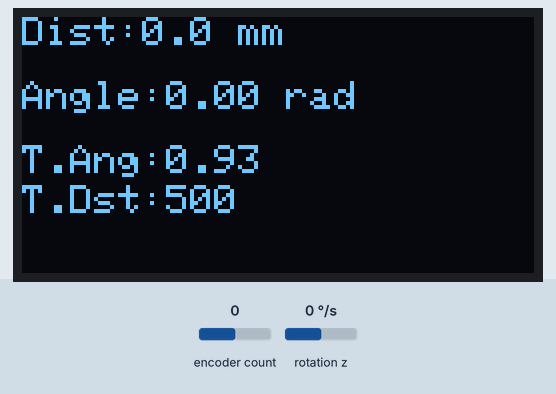
This sketch was run on a simulated ESP32. On the bench: 128×64 one-colour display. Wiring (inferred from the names in the program): MPU-6050 motion sensor at I2C address 0x68. Inputs (shaded band) come from the test bench; at power-on: rotation z 0 °/s, encoder count 0.

Above: at 5.2 s.
5.3 s: rotation z set to 29 °/s
At 5.5 s:
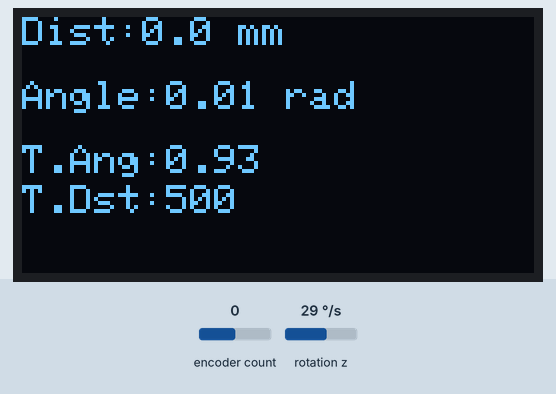
7.8 s: encoder count set to 1
At 8.11 s:
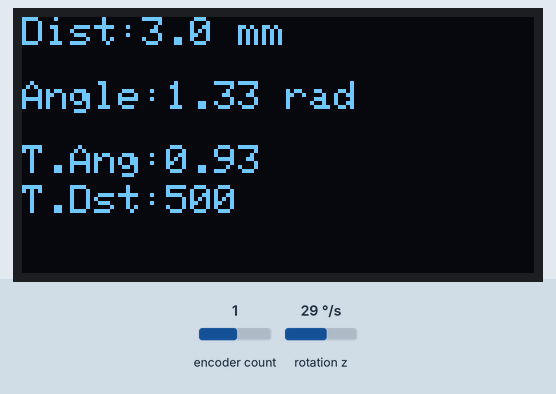
9.4 s: rotation z set to 0 °/s
At 10.6 s:
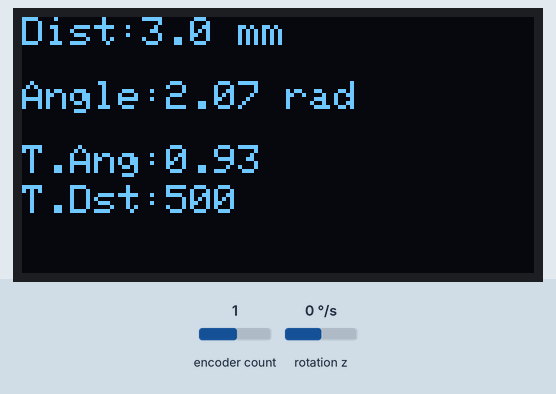
10.9 s: rotation z set to 184 °/s
At 12.74 s:
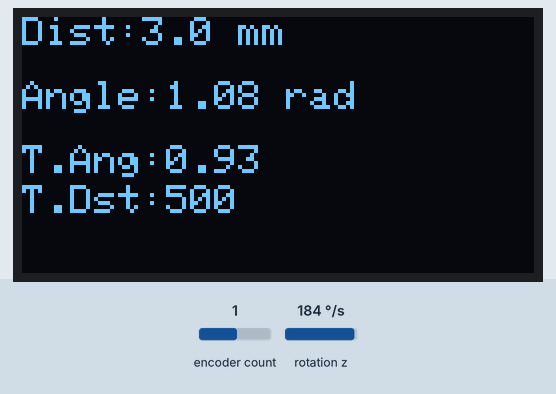
13.9 s: encoder count set to 2
At 14.37 s:
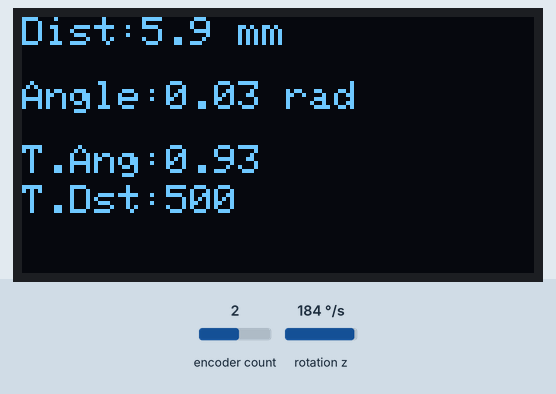
15.7 s: encoder count set to 3
At 16.0 s:
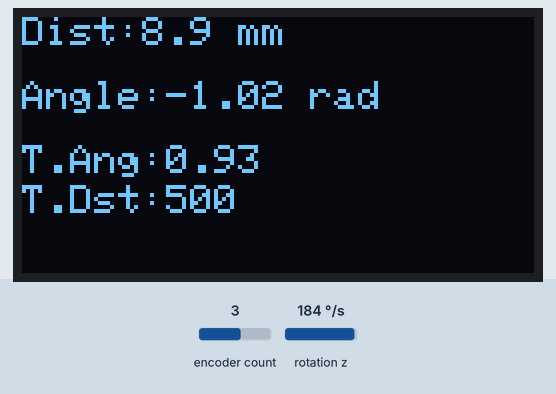
Timing chart, 0 to 18.3 s (numbered marks = the images above; inputs shaded):
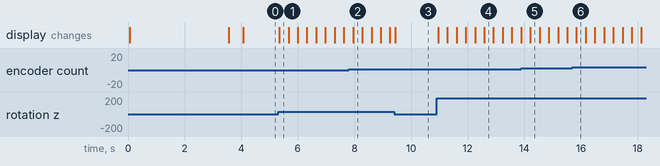

The sketch:

telemetry_oled.ino
```cpp
#include <Wire.h>
#include <ESP32Encoder.h>
#include <Adafruit_GFX.h>
#include <Adafruit_SSD1306.h>

#define SCREEN_WIDTH 128
#define SCREEN_HEIGHT 64

Adafruit_SSD1306 oled(SCREEN_WIDTH, SCREEN_HEIGHT, &Wire, -1);

ESP32Encoder encoder;

const int MPU = 0x68;

float gyroZoffset = 0;
float angleZ = 0;
unsigned long lastTime;

double pi = 2 * acos(0.0);

void setup() {
  Serial.begin(9600);
  Wire.begin();

  // OLED
  if (!oled.begin(SSD1306_SWITCHCAPVCC, 0x3C)) {
    while (true);
  }

  oled.clearDisplay();
  oled.setTextColor(WHITE);
  oled.setTextSize(1);
  oled.setCursor(0, 0);
  oled.println("Initializing...");
  oled.display();

  // MPU6050 Wake-up
  Wire.beginTransmission(MPU);
  Wire.write(0x6B);
  Wire.write(0);
  Wire.endTransmission(true);

  delay(1000);

  // Gyro calibration
  long sum = 0;
  for (int i = 0; i < 1000; i++) {
    sum += readGyroZRaw();
    delay(2);
  }

  gyroZoffset = sum / 1000.0;

  setupEncoder();

  lastTime = micros();

  oled.clearDisplay();
  oled.setCursor(0, 0);
  oled.println("Ready!");
  oled.display();
  delay(500);
}

void loop() {

  float ticks = getEncoderCount();
  float dist = get_distance(ticks);

  float target_angle = get_angle(300, 400);
  float target_hyp = get_hyp(300, 400);

  float angle_deg = updateAngleZ();
  float angle_rad = angle_deg * pi / 180.0;

  bool angleFound = abs(target_angle - angle_rad) <= 0.1;
  bool distFound = abs(target_hyp - dist) <= 25;

  oled.clearDisplay();

  oled.setTextSize(1);

  oled.setCursor(0, 0);
  oled.print("Dist:");
  oled.print(dist, 1);
  oled.print(" mm");

  oled.setCursor(0, 16);
  oled.print("Angle:");
  oled.print(angle_rad, 2);
  oled.print(" rad");

  oled.setCursor(0, 32);
  oled.print("T.Ang:");
  oled.print(target_angle, 2);

  oled.setCursor(0, 42);
  oled.print("T.Dst:");
  oled.print(target_hyp, 0);

  oled.setCursor(0, 54);

  if (angleFound)
    oled.print("ANGLE OK ");

  if (distFound)
    oled.print("DIST OK");

  oled.display();

  delay(10);
}

float get_angle(float x, float y) {
  float z = sqrt(x * x + y * y);
  return asin(y / z);
}

float get_hyp(float x, float y) {
  return sqrt(x * x + y * y);
}

int16_t readGyroZRaw() {
  Wire.beginTransmission(MPU);
  Wire.write(0x47);
  Wire.endTransmission(false);

  Wire.requestFrom(MPU, 2, true);

  int16_t gz = Wire.read() << 8 | Wire.read();
  return gz;
}

float updateAngleZ() {

  static float prevGyroZ = 0;

  unsigned long now = micros();
  float dt = (now - lastTime) / 1000000.0;
  lastTime = now;

  int16_t gyroZraw = readGyroZRaw();

  float gyroZ = (gyroZraw - gyroZoffset) / 131.0;

  if (abs(gyroZ) < 0.5)
    gyroZ = 0;

  angleZ += (gyroZ + prevGyroZ) * 0.5 * dt;

  prevGyroZ = gyroZ;

  if (angleZ >= 180)
    angleZ -= 360;

  if (angleZ < -180)
    angleZ += 360;

  return angleZ;
}

void setupEncoder() {
  ESP32Encoder::useInternalWeakPullResistors = puType::up;

  // Encoder A = GPIO18
  // Encoder B = GPIO19
  encoder.attachHalfQuad(19, 18);

  encoder.clearCount();
}

int32_t getEncoderCount() {
  return encoder.getCount();
}

float get_distance(float ticks) {

  float circumferinta = 47 * pi;  // mm

  return (ticks / 100.0) * circumferinta;
}
```

Measured:
- after the input at 5.3 s, the display: changes at once (image 1)
- after the input at 10.9 s, the display: first changes after 0.06 s (image 4 shows a later state)
